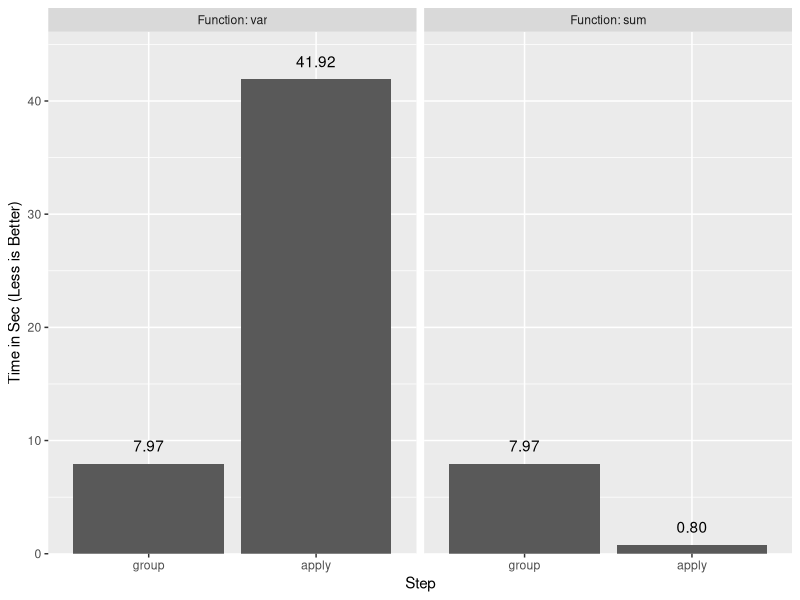
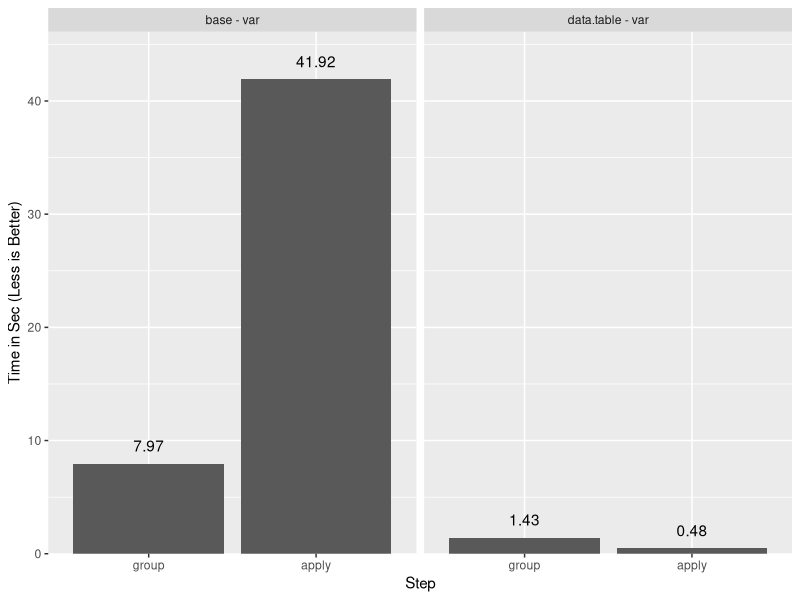
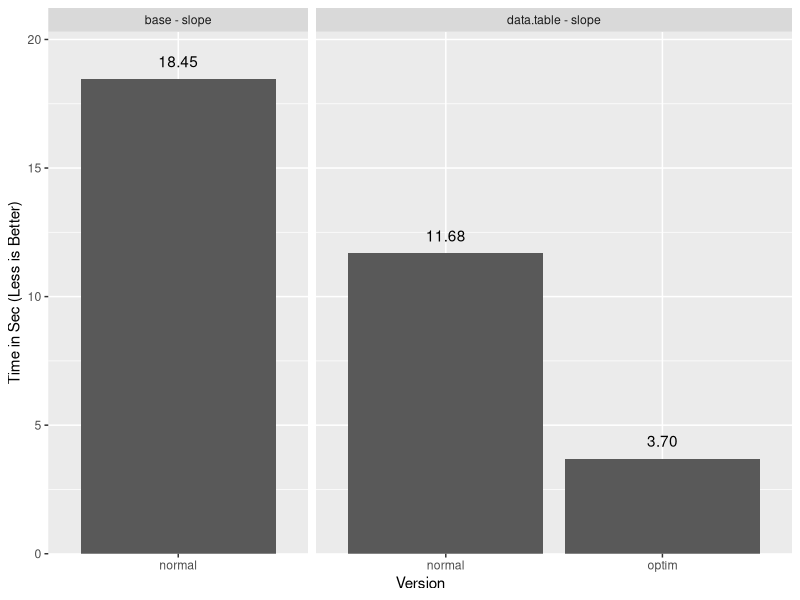
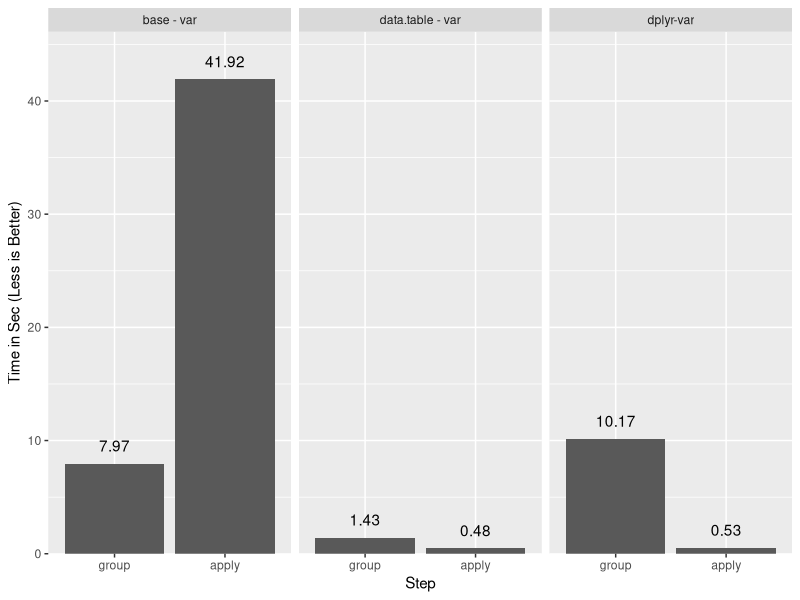
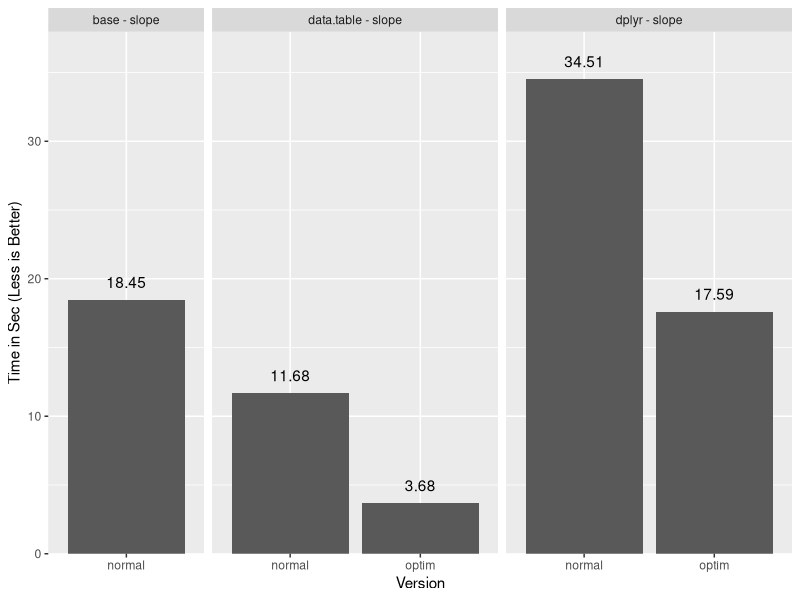

Reproduce these figures in R, in order.
## ---- chunk 1
options(digits=3, datatable.print.topn=2)
knitr::opts_chunk$set(comment = "", fig.align='center', error=TRUE)
library(ggplot2)
## ---- chunk 2
writeFansi <- function(x) {
  writeLines(
    paste0(
      "<pre></pre><pre><code>",
      paste0(fansi::sgr_to_html(x), collapse="\n"),
      "</code></pre>"
  ) )
}
## ---- chunk 3
x   <- c(1, 2, 3, 4, 6, 8, 16)
grp <- c('A', 'B', 'A', 'C', 'A', 'B', 'C')
tapply(x, grp, var)
## ---- chunk 4
funs <- paste0("Function: ", c('var', 'sum'))
times <- data.frame(
  Function=rep(factor(funs, levels=funs), each=2),
  Step=factor(c('group', 'apply'), levels=c('group', 'apply')),
  time=c(7.966, 41.921, 7.966, 0.803)
)
ggplot(times, aes(x=Step, y=time)) +
  geom_col() +
  facet_wrap(~Function) +
  ylab("Time in Sec (Less is Better)") +
  geom_text(aes(label=sprintf("%0.2f", time)), vjust=-1) +
  scale_y_continuous(expand=expand_scale(mult=c(0, .1)))
## ---- chunk 5
times <- data.frame(
  Function=rep(c('base - var', 'data.table - var'), each=2),
  Step=factor(c('group', 'apply'), levels=c('group', 'apply')),
  time=c(7.966, 41.921, 1.909 - .477, .477)
)
ggplot(times, aes(x=Step, y=time)) +
  geom_col() +
  facet_wrap(~Function) +
  ylab("Time in Sec (Less is Better)") +
  geom_text(aes(label=sprintf("%0.2f", time)), vjust=-1) +
  scale_y_continuous(expand=expand_scale(mult=c(0, .1)))
## ---- chunk 6
writeFansi(
"Detected that j uses these columns: x
Finding groups using uniqlist on key ... 0.113s elapsed (0.045s cpu)
Finding group sizes from the positions (can be avoided to save RAM) ... 0.020s elapsed (0.012s cpu)
lapply optimization is on, j unchanged as 'var(x)'
GForce \033[43moptimized j to 'gvar(x)'\033[m
Making each group and running j (\033[43mGForce TRUE\033[m) ..."
)
## ---- chunk 7
writeFansi(
"Detected that j uses these columns: x
Finding groups using uniqlist on key ... 0.034s elapsed (0.029s cpu)
Finding group sizes from the positions (can be avoided to save RAM) ... 0.009s elapsed (0.009s cpu)
lapply optimization is on, j unchanged as '+var(x)'
GForce is on, \033[43mleft j unchanged\033[m
Old mean optimization is on, left j unchanged.
Making each group and running j (\033[43mGForce FALSE\033[m)")
## ---- chunk 8
times <- data.frame(
  Function=c('base - slope', 'data.table - slope', 'data.table - slope'),
  Version=c('normal', 'normal', 'optim'),
  time=c(18.453, 11.679, 3.697)
)
ggplot(times, aes(x=Version, y=time)) +
  geom_col() +
  facet_grid(.~Function, scales='free_x', space='free_x') +
  ylab("Time in Sec (Less is Better)") +
  geom_text(aes(label=sprintf("%0.2f", time)), vjust=-1) +
  scale_y_continuous(expand=expand_scale(mult=c(0, .1)))
## ---- chunk 9
times <- data.frame(
  Function=rep(c('base - var', 'data.table - var', 'dplyr-var'), each=2),
  Step=factor(c('group', 'apply'), levels=c('group', 'apply')),
  time=c(7.966, 41.921, 1.909 - .477, .477, 10.693 - 0.527, 0.527)
)
ggplot(times, aes(x=Step, y=time)) +
  geom_col() +
  facet_wrap(~Function) +
  ylab("Time in Sec (Less is Better)") +
  geom_text(aes(label=sprintf("%0.2f", time)), vjust=-1) +
  scale_y_continuous(expand=expand_scale(mult=c(0, .1)))
## ---- chunk 10
times <- data.frame(
  Function=c(
    "base - slope", "data.table - slope", "data.table - slope",
    "dplyr - slope", "dplyr - slope"
  ),
  Version=c('normal', 'normal', 'optim', 'normal', 'optim'),
  time=c(18.453, 11.679, 3.679, 34.51, 17.591)
)
ggplot(times, aes(x=Version, y=time)) +
  geom_col() +
  facet_grid(.~Function, scales='free_x', space='free_x') +
  ylab("Time in Sec (Less is Better)") +
  geom_text(aes(label=sprintf("%0.2f", time)), vjust=-1) +
  scale_y_continuous(expand=expand_scale(mult=c(0, .1)))
